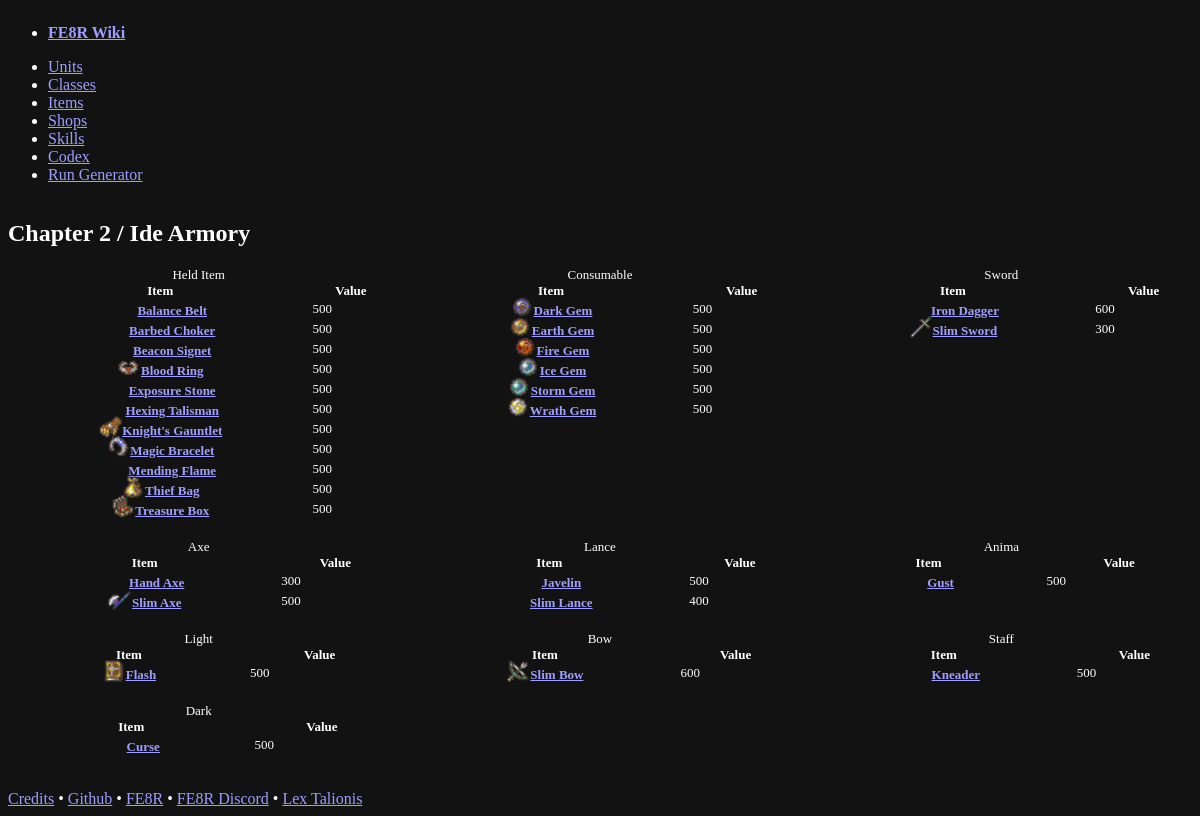
The app's page /items/shops/2_Armory_Global_IdeArmory with its own data.
### app/models.py (models this page shows, shortened)
class Shop(db.Model):
    __tablename__ = "shops"
    nid: Mapped[str] = mapped_column(primary_key=True)
    name: Mapped[str]
    type: Mapped[str]
    order_name: Mapped[str]
    abbr_name: Mapped[str]
    items = relationship(
        "Item",
        secondary=shop_item_assoc,
        backref="shops",
        uselist=True,
    )

class Item(db.Model):
    __tablename__ = "items"
    nid: Mapped[str] = mapped_column(primary_key=True)
    name: Mapped[str]
    desc: Mapped[str]
    value: Mapped[int]
    weapon_rank: Mapped[str]
    weapon_rank_order_key: Mapped[str]
    weapon_type: Mapped[str]
    target: Mapped[str]
    damage: Mapped[int]
    weight: Mapped[int]
    crit: Mapped[int]
    hit: Mapped[int]
    min_range: Mapped[int]
    max_range: Mapped[int]
    icon_class: Mapped[str]
    categories: Mapped[list["ItemCategory"]] = relationship(
        secondary=item_category_assoc,
        back_populates="items",
    )
    sub_items = relationship(
        "Item",
        secondary=sub_item_assoc,
        primaryjoin=(sub_item_assoc.c.super_item_nid == nid),
        secondaryjoin=(sub_item_assoc.c.sub_item_nid == nid),
        backref="super_items",
    )
    status_on_equip = relationship(
        "Skill",
        secondary=item_skill_assoc,
        backref="items",
    )

### app/blueprints/items.py (the view)
@bp.route("/shops/<string:shop_nid>")
def get_shop_sheet(shop_nid="2_Armory_Global_IdeArmory") -> str:
    shop_data = db.get_or_404(Shop, shop_nid)
    wtypes = set(x.weapon_type for x in shop_data.items)
    return render_template("shop_sheet.html.jinja2", shop_data=shop_data, wtypes=wtypes)

### app/__init__.py (called while the page is built)
def currency_format(value):
    return f"{value:,}"

### app/templates/shop_sheet.html.jinja2 (shortened to what this page needs)
{% if not request.headers.hx_request %}
{% extends "layout.html.jinja2" %}
{% endif %}
{% block content %}
<div>
    <h2>{{ shop_data.name }} <span class="{{ shop_data.icon_class }}"></span></h2>
</div>
<section class="shop-grid">
    {% for wtype in wtypes %}
    <table class="striped">
        <caption>{{ wtype if wtype else "Misc"}}</caption>
        <thead>
            <tr>
                <th scope="col">Item</th>
                <th scope="col">Value</th>
            </tr>
        </thead>
        <tbody>
            {% for item in shop_data.items | selectattr('weapon_type', 'equalto', wtype) %}
            <tr>
                <th scope="row"><span class="{{ item.icon_class }}"></span><a href="/items/{{ item.nid }}">{{ item.name
                        }}</a></th>
                <td>{{ item.value | currency_format }}</td>
            </tr>
            {% endfor %}
        </tbody>
    </table>
    {% endfor %}
</section>
{% endblock content %}

### records on screen
Shop: name "Chapter 2 / Ide Armory"
Item: weapon_type "Held Item", name "Balance Belt", value "500"
Item: name "Barbed Choker", value "500"
Item: name "Beacon Signet", value "500"
Item: name "Blood Ring", value "500"
Item: name "Exposure Stone", value "500"
Item: name "Hexing Talisman", value "500"
Item: name "Knight's Gauntlet", value "500"
Item: name "Magic Bracelet", value "500"
Item: name "Mending Flame", value "500"
Item: name "Thief Bag", value "500"
Item: name "Treasure Box", value "500"
Item: weapon_type "Consumable", name "Dark Gem", value "500"
Item: name "Earth Gem", value "500"
Item: name "Fire Gem", value "500"
Item: name "Ice Gem", value "500"
Item: name "Storm Gem", value "500"
Item: name "Wrath Gem", value "500"
Item: weapon_type "Sword", name "Iron Dagger", value "600"
Item: shows a picture, name "Slim Sword", value "300"
Item: weapon_type "Axe", name "Hand Axe", value "300"
Item: shows a picture, name "Slim Axe", value "500"
Item: weapon_type "Lance", name "Javelin", value "500"
Item: name "Slim Lance", value "400"
Item: weapon_type "Anima", name "Gust", value "500"
Item: weapon_type "Light", name "Flash", value "500"
Item: weapon_type "Bow", name "Slim Bow", value "600"
Item: weapon_type "Staff", name "Kneader", value "500"
Item: weapon_type "Dark", name "Curse", value "500"
